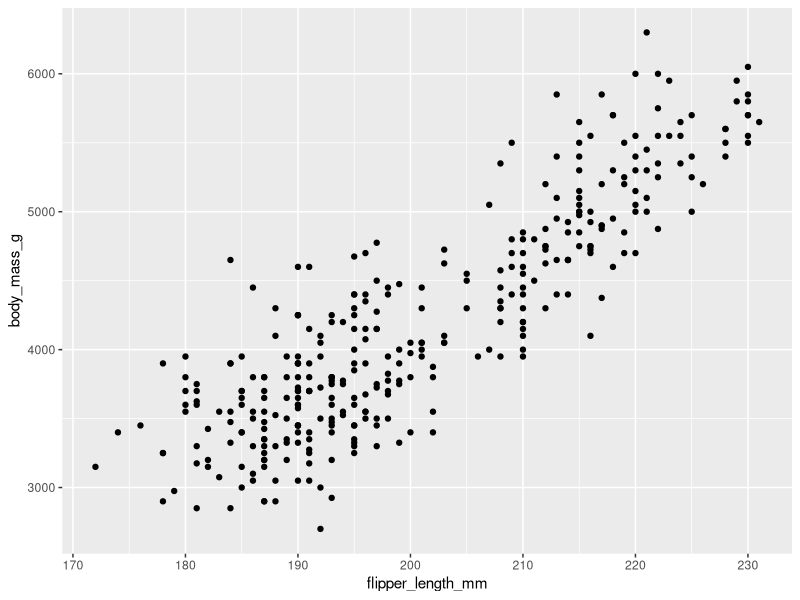
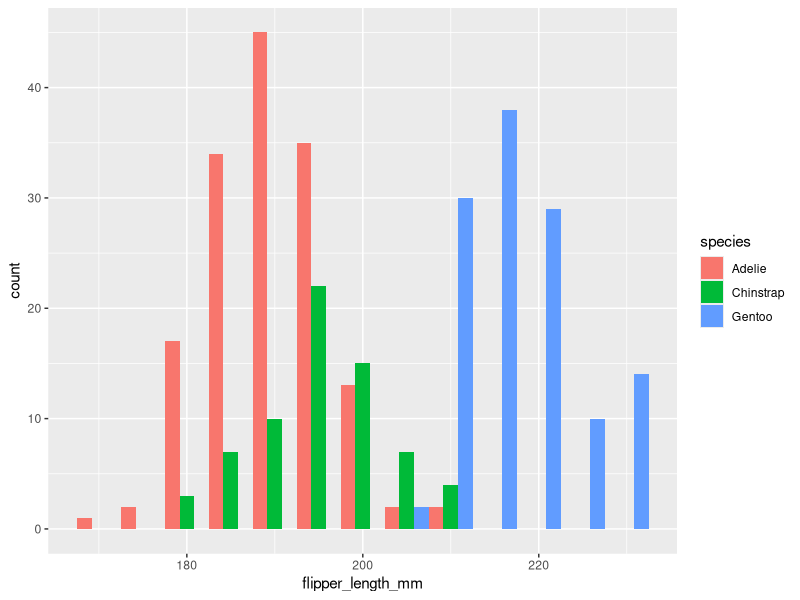
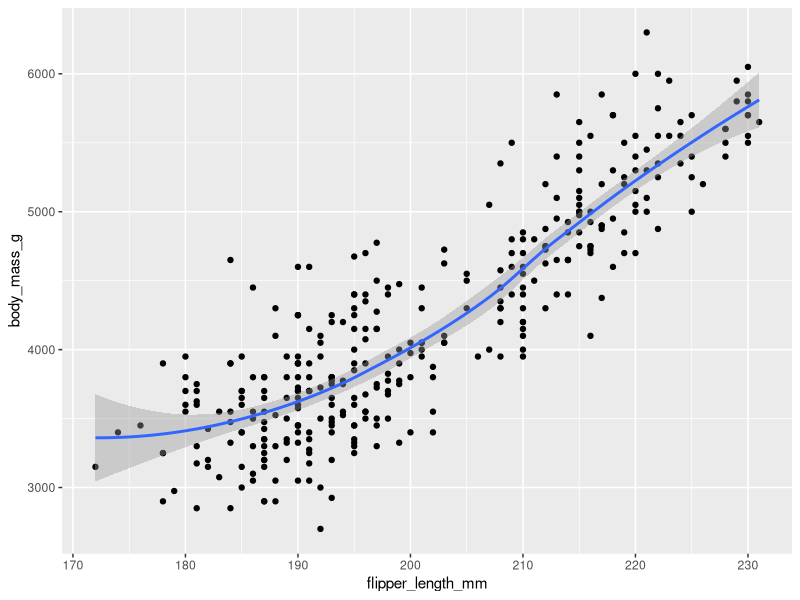
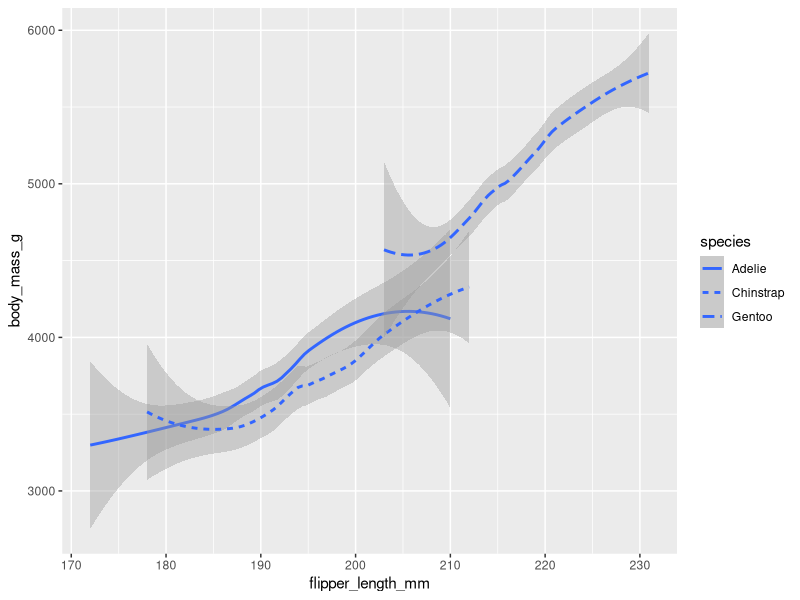
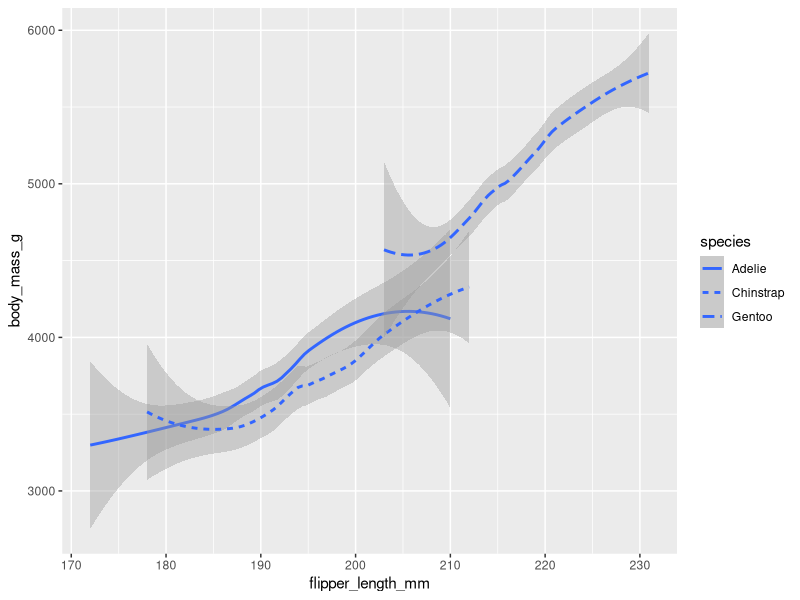
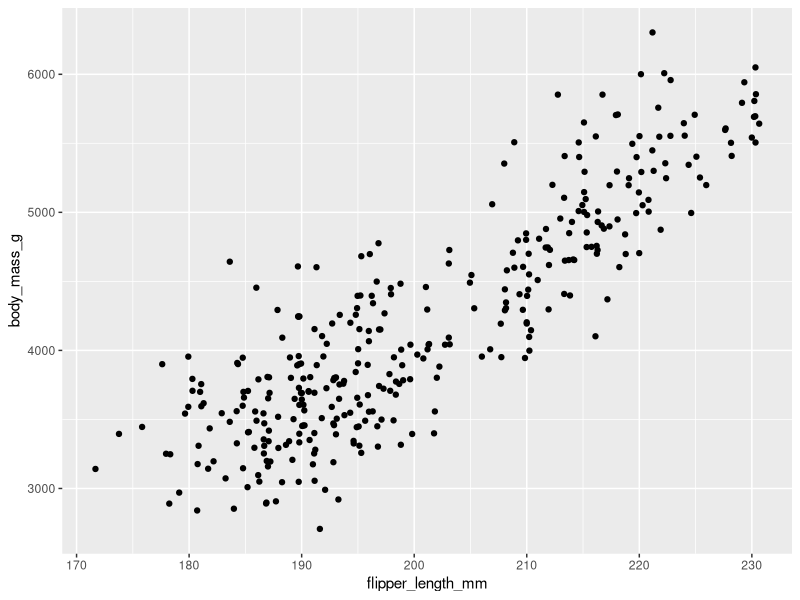
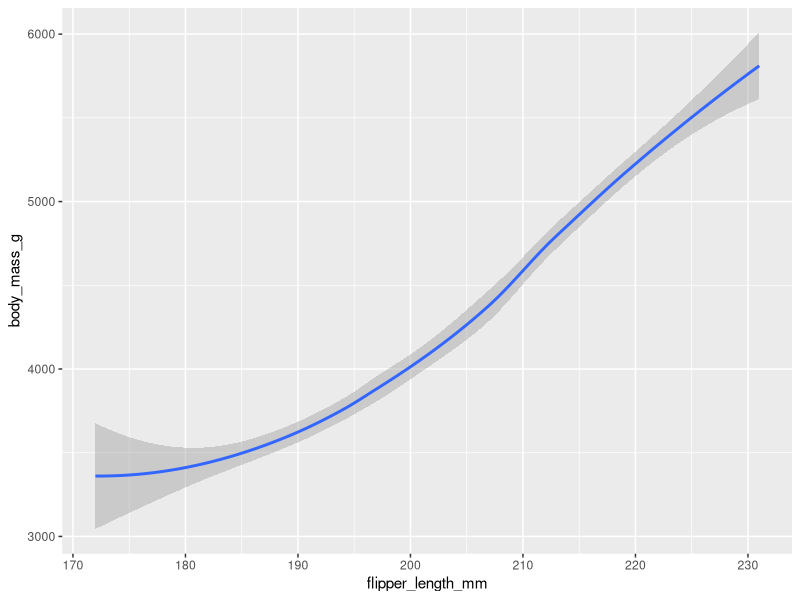
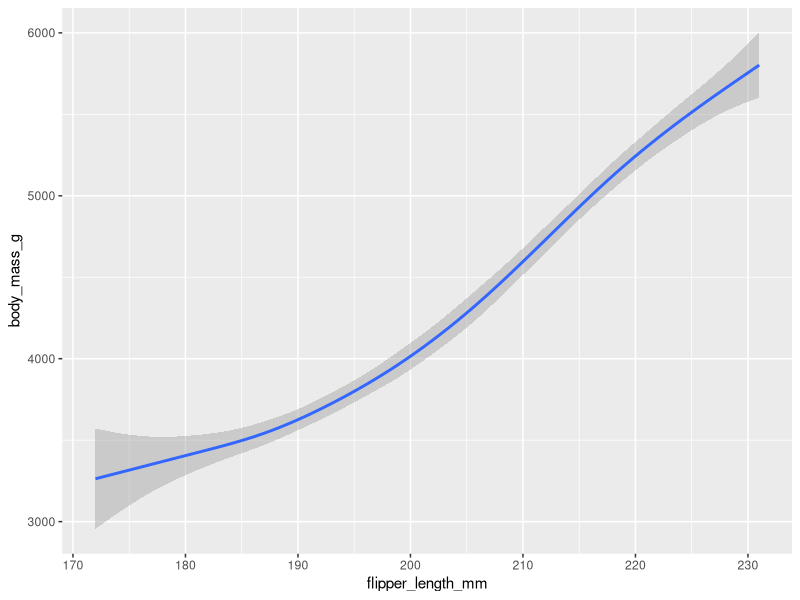

Write R code to recreate these figures, in order.
# Load our needed libraries.
library(ggplot2)
library(tidyverse)
library(palmerpenguins)

# Load the dataset.
data("penguins")

# Explore the data and some statistics
View(penguins)

head(penguins)

glimpse(penguins)

sum(is.na(penguins))

summary(penguins)

# Basic visualization to understand our data
# Scatter plot to explore relationship between flipper length and body mass
ggplot(data = penguins) +
  geom_point(mapping = aes(x = flipper_length_mm, y = body_mass_g))

# Distribution of flipper length by species
ggplot(data = penguins) +
  geom_histogram(mapping = aes(x = flipper_length_mm, fill = species), binwidth = 5, position = "dodge")
 
# More complex visualizations to uncover deeper insights.
# Using two geoms on the same plot
# Geom_smooth is useful for showing general trend is data.
ggplot(data = penguins) +
  geom_point(mapping = aes(x = flipper_length_mm, y = body_mass_g)) +
  geom_smooth(mapping = aes(x = flipper_length_mm, y = body_mass_g))

# Using Linetype aesthetic to create seperate lines for each variable
ggplot(data = penguins) +
  geom_smooth(mapping = aes(x = flipper_length_mm, y = body_mass_g, linetype = species))

ggplot(data = penguins) +
  geom_smooth(mapping = aes(x = flipper_length_mm, y = body_mass_g, linetype = species))

# Using geom_jitter
# This function creates a scatter plot then adds small ranndom noises to each point in the plot to help with overplotting
# Jittering makes the points easier to find.
ggplot(data = penguins) +
  geom_jitter(mapping = aes(x = flipper_length_mm, y = body_mass_g))

#Two types of smoothing.
# Smooth is best for datasets with points < 1000, whilst gam is better for larger datasets
ggplot(data = penguins, mapping = aes(x = flipper_length_mm, y = body_mass_g)) +
  geom_smooth(method = "loess")

ggplot(data = penguins, mapping = aes(x = flipper_length_mm, y = body_mass_g)) +
  geom_smooth(method = "gam")

#Facetting in R using ggplot2
ggplot(data = penguins) +
  geom_point(mapping = aes(x = flipper_length_mm, y = body_mass_g, colour = species)) + 
  facet_wrap(~species)

ggplot(data = diamonds) +
  geom_bar(mapping = aes(x = color, fill = cut)) +
  facet_wrap(~cut)

ggplot(data = penguins) +
  geom_point(mapping = aes(x = flipper_length_mm, y = body_mass_g, colour = species)) + 
  facet_grid(sex~species)

# Adding Labels
# Here we add a Title, Subtitle, and Caption.

ggplot(data =penguins) +
  geom_point(mapping = aes(x = flipper_length_mm, y = body_mass_g, color = species)) +
  labs(title = "Palmer Penguins : Body Mass vs. Flipper Length", 
       subtitle = "sample of 3 Penguin Species", caption = "Data collected by Dr. Kristen Gorman") 
 
# Adding Annotations as another layer to our plot
ggplot(data =penguins) +
  geom_point(mapping = aes(x = flipper_length_mm, y = body_mass_g, color = species)) +
  labs(title = "Palmer Penguins : Body Mass vs. Flipper Length", 
       subtitle = "sample of 3 Penguin Species", caption = "Data collected by Dr. Kristen Gorman") +
  annotate("text", x = 220, y = 3500, label = "The Gentoos are the largest")

# Further customization : adding color, bolding, changing size as well as angle of text
ggplot(data =penguins) +
  geom_point(mapping = aes(x = flipper_length_mm, y = body_mass_g, color = species)) +
  labs(title = "Palmer Penguins : Body Mass vs. Flipper Length", 
       subtitle = "sample of 3 Penguin Species", caption = "Data collected by Dr. Kristen Gorman") +
  annotate("text", x = 220, y = 3500, label = "The Gentoos are the largest", color = "purple", size = 3.0, fontface= "bold")

# Now we store it as a variable to shorten our code

P <- ggplot(data =penguins) +
  geom_point(mapping = aes(x = flipper_length_mm, y = body_mass_g, color = species)) +
  labs(title = "Palmer Penguins : Body Mass vs. Flipper Length", 
       subtitle = "sample of 3 Penguin Species", caption = "Data collected by Dr. Kristen Gorman") +
  annotate("text", x = 220, y = 3500, label = "The Gentoos are the largest", color = "purple", size = 3.0, fontface= "bold")

# Saving our image using ggsave() function
ggsave("Palmer.jpeg")





